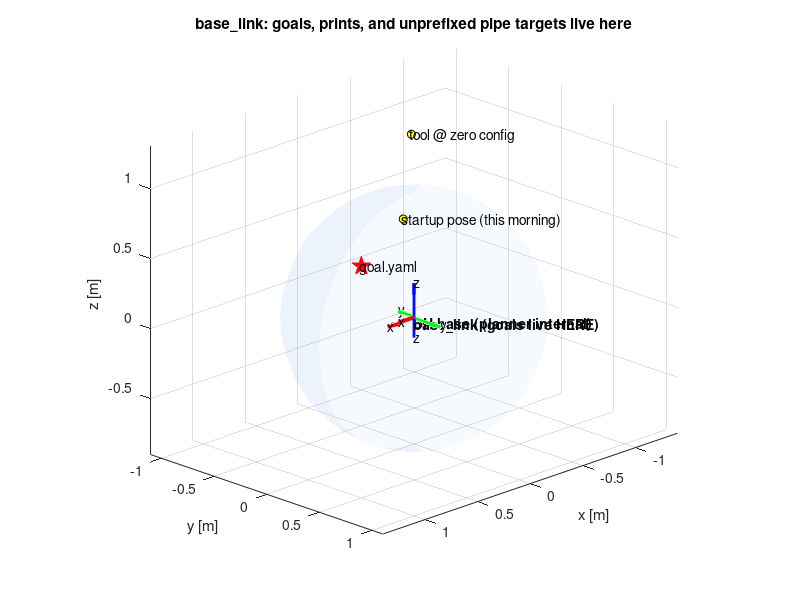

Recreate this plot in MATLAB.
% show_frames.m — the coordinate frames of the Stage 2 pipeline, drawn in
% base_link: the frame goal.yaml, the controller prints, and pipe targets
% still use. This is a base_link-only diagram and deliberately stays that
% way; for the mounted pair and the world frame use show_dual_arm_frames.
%
% base_link is NOT the world frame. Since 2026-08-05 the model has a real
% `world` root at the midpoint of the two arm bases, and a pipe target may
% declare its frame ("WORLD x y z" or "BASE x y z", no prefix meaning
% base_link) — see docs/decisions/custom-urdf.md. Everything drawn here is
% base_link, so a WORLD target will NOT appear where these axes suggest.
% Run:  show_frames
function show_frames()
    figure('Name', 'HumanSL frames (right arm, base_link)'); hold on; grid on;

    % base_link: the working frame. Origin = right-arm base. z up.
    draw_triad(eye(3), [0 0 0], 0.25, 'base\_link (goals live HERE)');

    % Planner's DH base frame (Kinova Table 94): 180 deg about x wrt
    % base_link — y and z sign-flip. Drawn slightly offset so both triads
    % are visible; physically they share the origin.
    Rx180 = [1 0 0; 0 -1 0; 0 0 -1];
    draw_triad(Rx180, [0.02 0.02 0.02], 0.15, 'DH base (planner internal)');

    % Reference points, metres, base_link — measured 2026-08-05.
    pts = [ 0.0    -0.0246  1.3073;   % tool at zero configuration
            0.0826 -0.0195  0.7236];  % measured startup pose, morning run
    labels = {'tool @ zero config', 'startup pose (this morning)'};
    for i = 1:size(pts,1)
        plot3(pts(i,1), pts(i,2), pts(i,3), 'ko', 'MarkerFaceColor', 'y');
        text(pts(i,1)+0.02, pts(i,2), pts(i,3), labels{i});
    end

    % Your current goal.yaml goal — edit to match the file.
    goal = [0.5 0.0 0.5];
    plot3(goal(1), goal(2), goal(3), 'rp', 'MarkerSize', 14, 'MarkerFaceColor', 'r');
    text(goal(1)+0.02, goal(2), goal(3), 'goal.yaml');

    % Reach envelope, to eyeball feasibility: ~0.9 m sphere about base_link.
    [sx, sy, sz] = sphere(24);
    surf(0.9*sx, 0.9*sy, 0.9*sz, 'FaceAlpha', 0.05, ...
         'EdgeAlpha', 0.1, 'FaceColor', [0.3 0.5 0.9]);

    xlabel('x [m]'); ylabel('y [m]'); zlabel('z [m]');
    axis equal; view(135, 20);
    title('base\_link: goals, prints, and unprefixed pipe targets live here');
end

function draw_triad(R, o, len, name)
    c = {'r', 'g', 'b'};                 % x red, y green, z blue
    ax = {'x', 'y', 'z'};
    for k = 1:3
        v = R(:,k) * len;
        quiver3(o(1), o(2), o(3), v(1), v(2), v(3), 0, c{k}, 'LineWidth', 2);
        text(o(1)+v(1), o(2)+v(2), o(3)+v(3), ax{k});
    end
    text(o(1), o(2), o(3)-0.05, name, 'FontWeight', 'bold');
end
